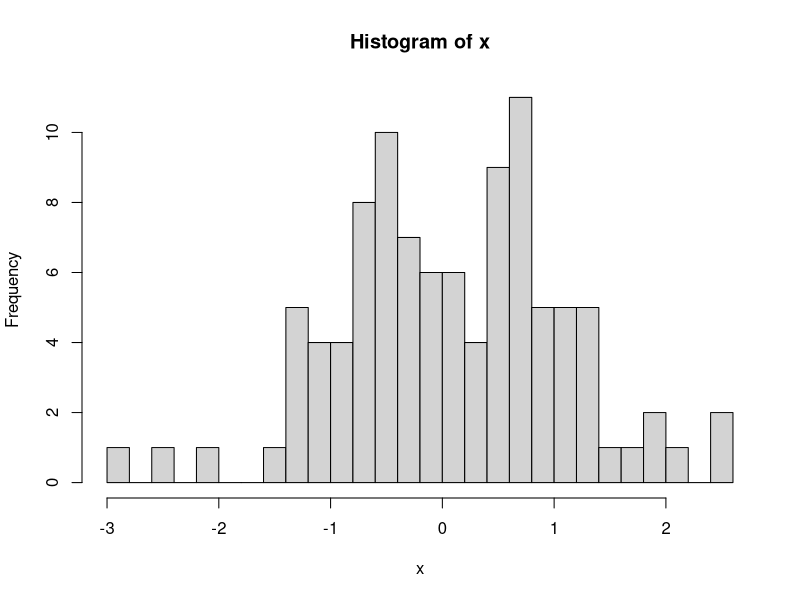
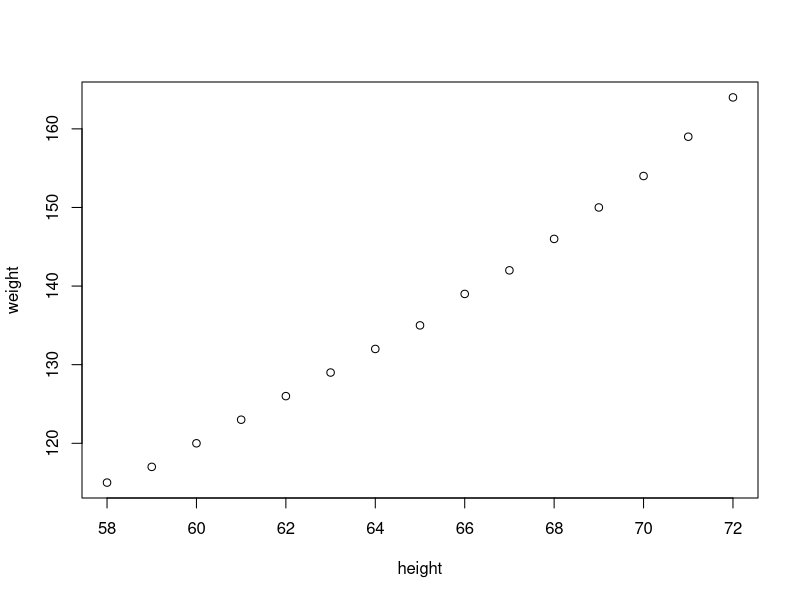
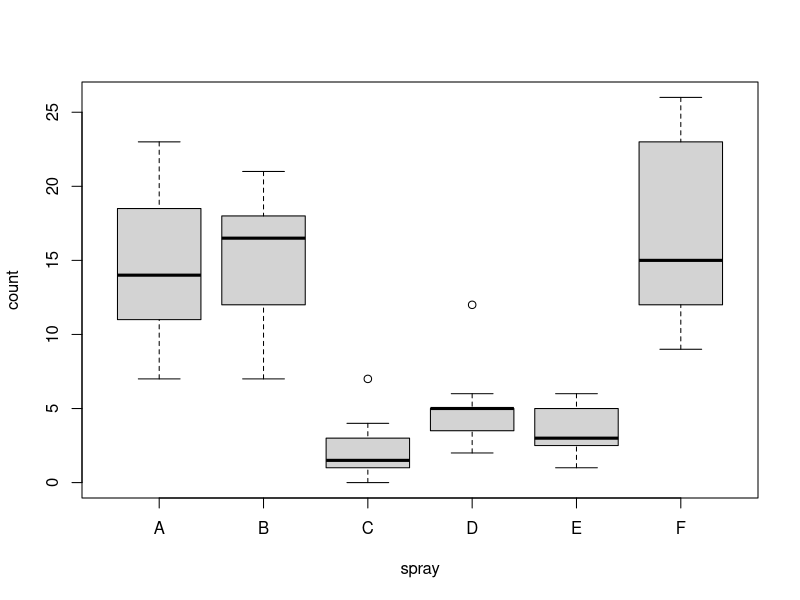
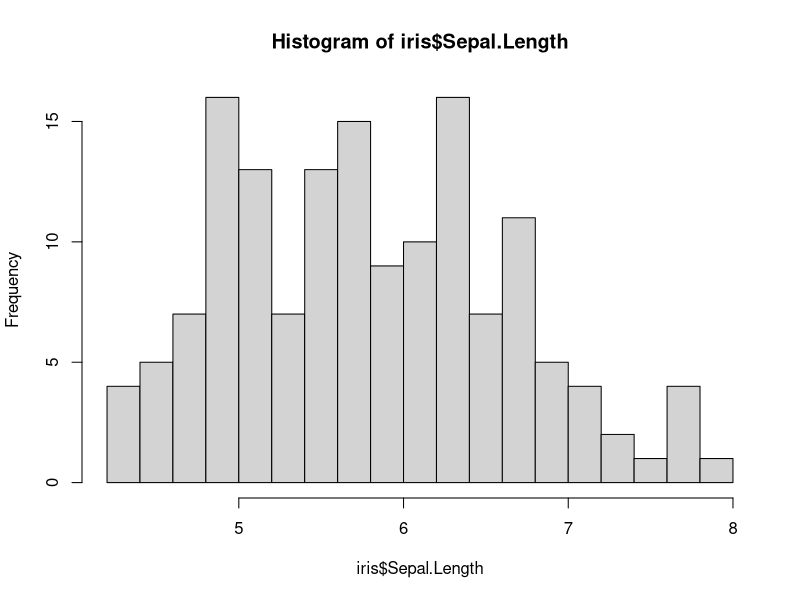

R code for these plots, in order:
## ---- chunk 1
knitr::opts_chunk$set(comment=NA)
## ---- chunk 2
1 + 1
## ---- chunk 3
# Sample 100 numbers from the normal distribution 
# Store under the name 'x'
x <- rnorm(100)
# plot a histogram of x
hist(x, breaks=20)
## ---- chunk 4
summary(x) # overview
sd(x)      # standard deviation
head(x,3)  # first three values
## ---- chunk 5
length(x)
class(x)
y <- c(joe=1, bill=7, averett=3)
names(y)
## ---- chunk 6
x <- 10
X <- 11
ls()
## ---- chunk 7
x <- 10
x <- "fiets"
x
## ---- chunk 8
x <- c(1,3,2,6)
y <- c(2,5,7,3)
x + y # add
x * y # multiply
x ^ y # x to the power of y
## ---- chunk 9
x
2 * x  # here is '2' a vector of length 1
x + 3
## ---- chunk 10
x <- c(0,1,4,9, 12)
sqrt(x) # squqre root of x
## ---- chunk 11
x <- c(1,4,2,NA,6)
c( mean1 = mean(x), mean2 = mean(x, na.rm=TRUE) )
## ---- chunk 12
# this dataset is built into R for examples.
head(InsectSprays,3)
## ---- chunk 13
summary(InsectSprays)
## ---- chunk 14
plot(weight ~ height, data=women)
## ---- chunk 15
plot(count ~ spray, data=InsectSprays)
## ---- chunk 16
# met '$' selecteer je een kolom
hist(iris$Sepal.Length, breaks=20)
## ---- chunk 17
library(dplyr)
## ---- chunk 18
x <- c("noot", "boom", "roos", "vis", "aap")
y <- c("aap", "noot", "mies")
x %in% y
